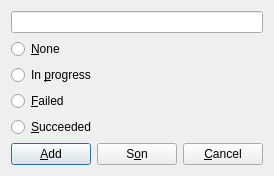
<?xml version="1.0" encoding="UTF-8"?>
<ui version="4.0">
 <class>itemDialog</class>
 <widget class="QDialog" name="itemDialog">
  <property name="windowModality">
   <enum>Qt::ApplicationModal</enum>
  </property>
  <property name="geometry">
   <rect>
    <x>0</x>
    <y>0</y>
    <width>289</width>
    <height>216</height>
   </rect>
  </property>
  <property name="windowTitle">
   <string>Create a new item</string>
  </property>
  <property name="modal">
   <bool>true</bool>
  </property>
  <layout class="QVBoxLayout">
   <property name="sizeConstraint">
    <enum>QLayout::SetFixedSize</enum>
   </property>
   <item>
    <widget class="QLineEdit" name="editItem"/>
   </item>
   <item>
    <widget class="QRadioButton" name="radioNone">
     <property name="text">
      <string>&amp;None</string>
     </property>
     <property name="icon">
      <iconset resource="../ressource.qrc">
       <normaloff>:/data/images/empty.png</normaloff>:/data/images/empty.png</iconset>
     </property>
    </widget>
   </item>
   <item>
    <widget class="QRadioButton" name="radioProgress">
     <property name="text">
      <string>In &amp;progress</string>
     </property>
     <property name="icon">
      <iconset resource="../ressource.qrc">
       <normaloff>:/data/images/uncheck.png</normaloff>:/data/images/uncheck.png</iconset>
     </property>
    </widget>
   </item>
   <item>
    <widget class="QRadioButton" name="radioFailure">
     <property name="text">
      <string>&amp;Failed</string>
     </property>
     <property name="icon">
      <iconset resource="../ressource.qrc">
       <normaloff>:/data/images/failure.png</normaloff>:/data/images/failure.png</iconset>
     </property>
    </widget>
   </item>
   <item>
    <widget class="QRadioButton" name="radioSuccess">
     <property name="text">
      <string>&amp;Succeeded</string>
     </property>
     <property name="icon">
      <iconset resource="../ressource.qrc">
       <normaloff>:/data/images/check.png</normaloff>:/data/images/check.png</iconset>
     </property>
    </widget>
   </item>
   <item>
    <layout class="QHBoxLayout" name="horizontalLayout">
     <item>
      <widget class="QPushButton" name="pushBrother">
       <property name="text">
        <string>&amp;Add</string>
       </property>
       <property name="icon">
        <iconset resource="../ressource.qrc">
         <normaloff>:/data/images/add.png</normaloff>:/data/images/add.png</iconset>
       </property>
       <property name="shortcut">
        <string>Return</string>
       </property>
      </widget>
     </item>
     <item>
      <widget class="QPushButton" name="pushChild">
       <property name="text">
        <string>S&amp;on</string>
       </property>
       <property name="icon">
        <iconset resource="../ressource.qrc">
         <normaloff>:/data/images/son.png</normaloff>:/data/images/son.png</iconset>
       </property>
      </widget>
     </item>
     <item>
      <widget class="QPushButton" name="pushCancel">
       <property name="text">
        <string>&amp;Cancel</string>
       </property>
       <property name="icon">
        <iconset resource="../ressource.qrc">
         <normaloff>:/data/images/delete.png</normaloff>:/data/images/delete.png</iconset>
       </property>
       <property name="shortcut">
        <string>Esc</string>
       </property>
       <property name="default">
        <bool>false</bool>
       </property>
      </widget>
     </item>
    </layout>
   </item>
  </layout>
 </widget>
 <resources>
  <include location="../ressource.qrc"/>
 </resources>
 <connections/>
</ui>
